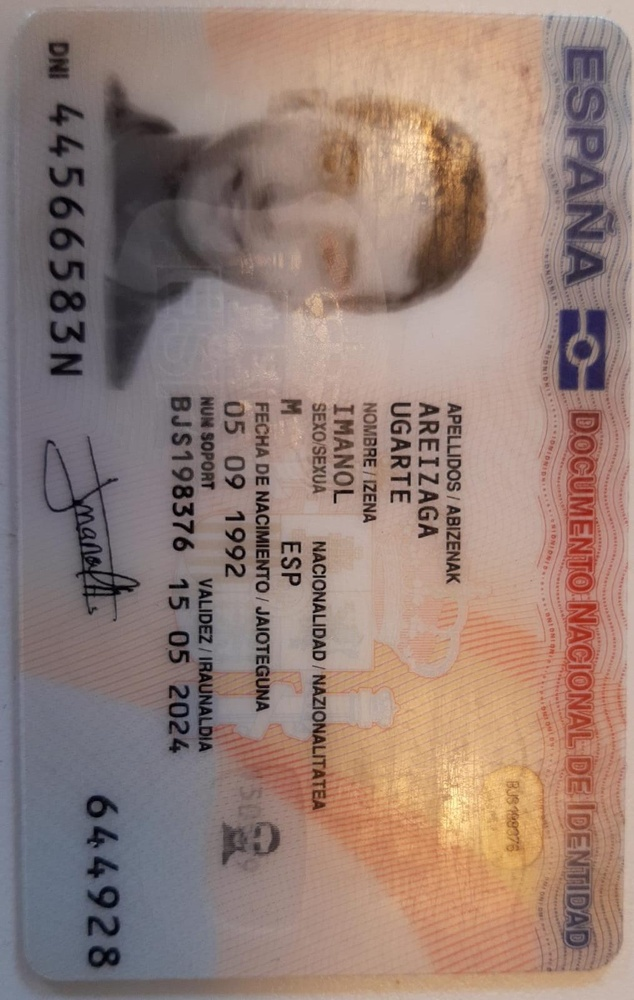
#> input picture src/img/DNI_ImanolAreizaga_A.jpeg, 634 x 1000 px, shrunk from 1014 x 1600 before the run, found by its file name
$ python readTesseract.py
#> lines starting #> are read from the running program, lines starting #| are printed output that depends on the picture
import cv2
import pytesseract
from pytesseract import Output

IMAGE_PATH = './DNI_ImanolAreizaga_A.jpeg'

img = cv2.imread(IMAGE_PATH)
#> img is the input picture: shape (1000, 634, 3); mean B, G, R 118.4, 126.8, 149.6
img = cv2.cvtColor(img, cv2.COLOR_BGR2GRAY)
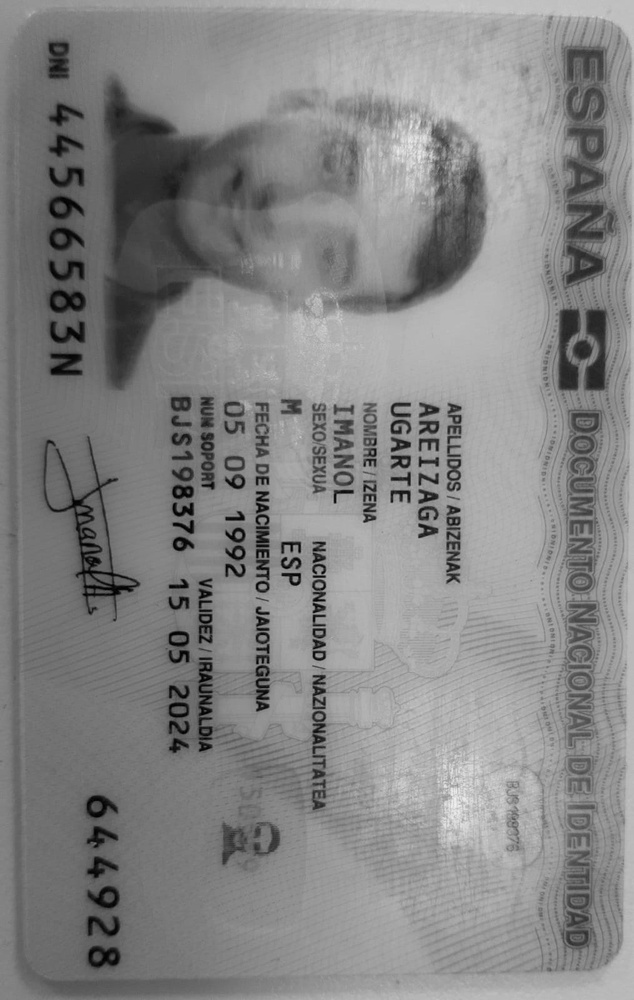
#> img: shape (1000, 634); min 1, max 241, mean 132.6

custom_config = r'--oem 3 --psm 6'
#> (the run stopped early here; a loop or call above may not have finished)

$ run again, with src/img/DNI_ImanolAreizaga_B.jpeg copied over src/img/DNI_ImanolAreizaga_A.jpeg
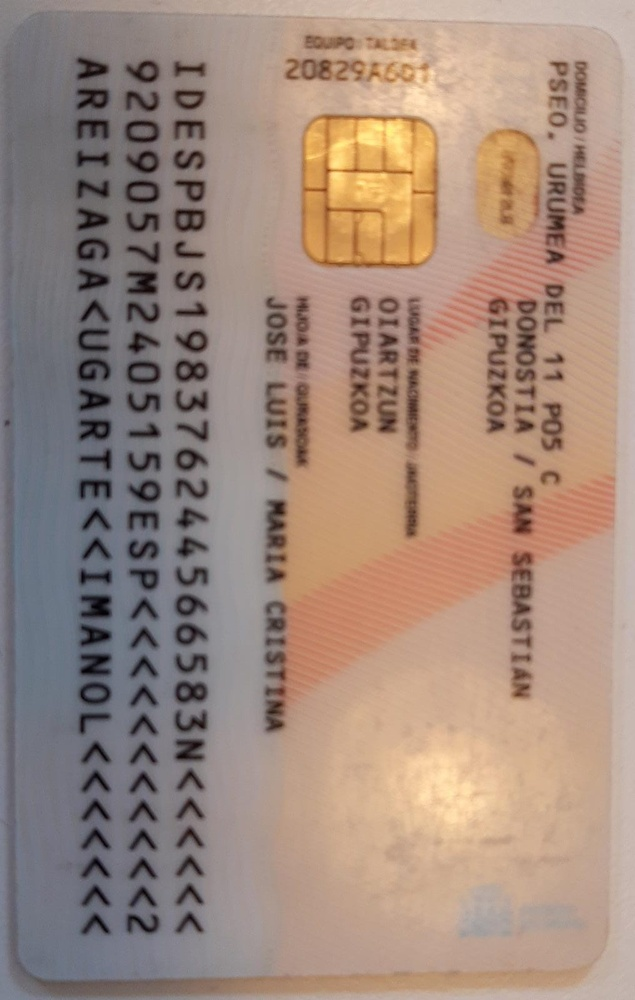
#> input picture src/img/DNI_ImanolAreizaga_B.jpeg, 635 x 1000 px, shrunk from 1016 x 1600 before the run, found by its file name
#> img is the input picture: shape (1000, 635, 3); mean B, G, R 125, 137.7, 160.1
#> `img = cv2.cvtColor(img, cv2.COLOR_BGR2GRAY)`:
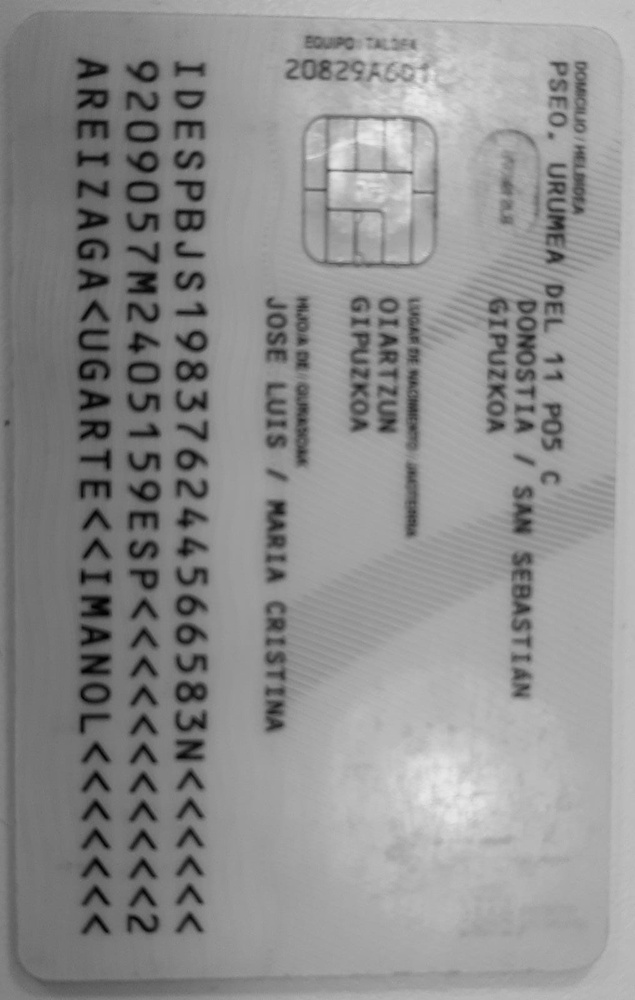
#> img: shape (1000, 635); min 0, max 235, mean 143
